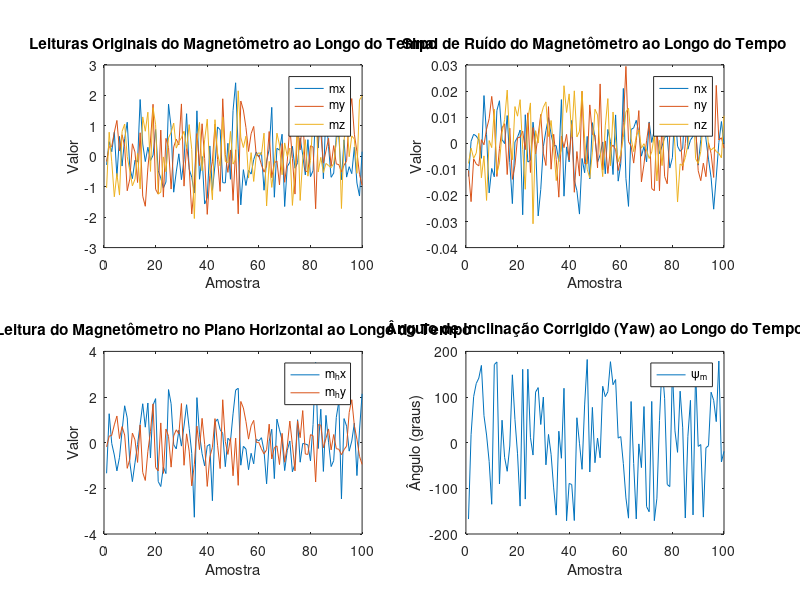

This chart was generated by the following MATLAB code: (Note: this script raises an error after producing the figure.)
%Esse código fornece a medida em graus do ângulo entre a frente do drone e 
%o norte magnético, baseando-se nas medidas do campo magnético da Terra 
%nos eixos x,y e z do corpo do drone e na medida declínio local, sendo esse
%o angulo entre o norte real e o norte magnético. Alterando a leitura do
%para cada instante de tempo é adicionado um ruído à medição, assim podemos
%ver a evolução do ângulo de yaw para cada medida distinta do magnetômetro.

% Parâmetros do magnetômetro
num_amostras = 100; % Número de amostras/tempo
MAG = randn(3, num_amostras); % Leitura constante do magnetômetro (Earth's magnetic field)
nMAG = 0.01 * randn(3, num_amostras); % Sinal de ruído do magnetômetro ao longo do tempo

% Transformação para o plano horizontal
roll = deg2rad(0); % Ângulo de inclinação (roll) em radianos
pitch = deg2rad(0); % Ângulo de inclinação (pitch) em radianos

% Calcular a matriz de rotação R (agora 2x3)
R = [cos(roll) sin(roll)*sin(pitch) cos(pitch);
    0 cos(pitch) -sin(pitch)];

% Inicializar vetores para armazenar resultados ao longo do tempo
mh_evolution = zeros(2, num_amostras);
psi_m_evolution = zeros(1, num_amostras);

% Calcular a evolução das leituras do magnetômetro e ângulos ao longo do tempo
for t = 1:num_amostras
    % Calcular as leituras no plano horizontal
    mh_evolution(:, t) = R * (MAG(:, t) + nMAG(:, t));

    % Calcular o ângulo de inclinação corrigido
    psi_declination = deg2rad(5); % Declinação local em radianos
    psi_m_evolution(t) = atan2(mh_evolution(2, t), mh_evolution(1, t)) + psi_declination;
    % Exibir os valores no console
    fprintf('Amostra %d: m_hx = %.4f, m_hy = %.4f, psi = %.4f\n', t, mh_evolution(1, t), mh_evolution(2, t), rad2deg(psi_m_evolution(t)));
end

% Plotar a evolução ao longo do tempo
figure;

% Plotar as leituras originais do magnetômetro ao longo do tempo
subplot(2, 2, 1);
plot(1:num_amostras, MAG');
title('Leituras Originais do Magnetômetro ao Longo do Tempo');
xlabel('Amostra');
ylabel('Valor');
legend('mx', 'my', 'mz');

% Plotar o sinal de ruído do magnetômetro ao longo do tempo
subplot(2, 2, 2);
plot(1:num_amostras, nMAG');
title('Sinal de Ruído do Magnetômetro ao Longo do Tempo');
xlabel('Amostra');
ylabel('Valor');
legend('nx', 'ny', 'nz');

% Plotar a evolução da leitura no plano horizontal ao longo do tempo
subplot(2, 2, 3);
plot(1:num_amostras, mh_evolution');
title('Leitura do Magnetômetro no Plano Horizontal ao Longo do Tempo');
xlabel('Amostra');
ylabel('Valor');
legend('m_hx', 'm_hy');

% Plotar a evolução do ângulo de inclinação corrigido ao longo do tempo
subplot(2, 2, 4);
plot(1:num_amostras, rad2deg(psi_m_evolution));
title('Ângulo de Inclinação Corrigido (Yaw) ao Longo do Tempo');
xlabel('Amostra');
ylabel('Ângulo (graus)');
legend('\psi_m');

% Ajustar o layout
sgtitle('Evolução do Sistema ao Longo do Tempo');